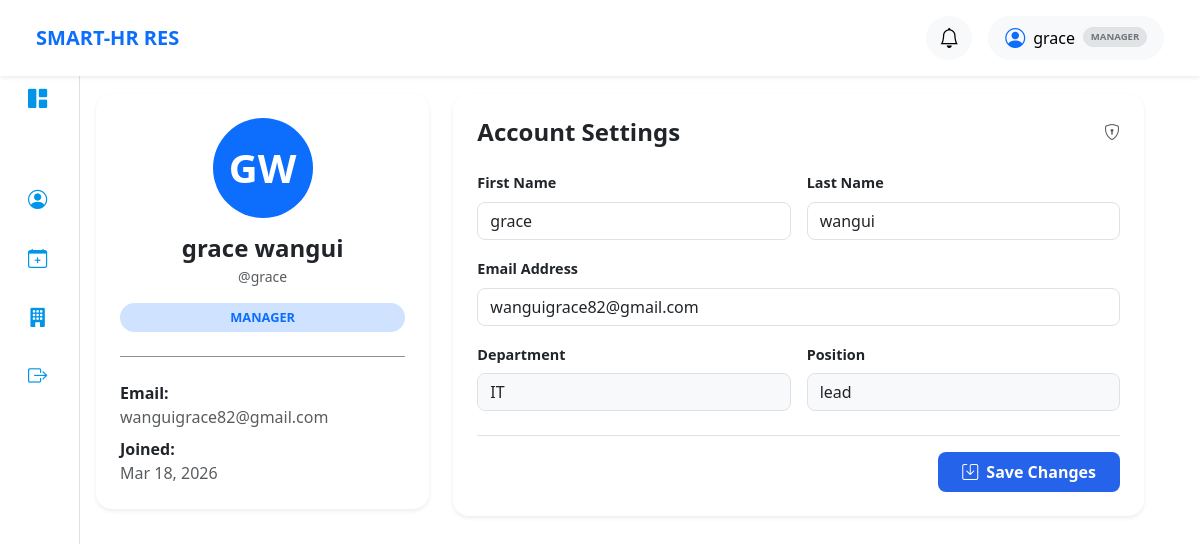
The app's page /profile/ (signed in) with its own data.
### core/models.py (models this page shows, shortened)
class CustomUser(AbstractUser):
    ROLE_CHOICES = (
        ('admin', 'HR / Admin'),
        ('manager', 'Department Manager'),
        ('employee', 'Employee'),
    )
    role = models.CharField(
        max_length=10,
        choices=ROLE_CHOICES,
        default='employee'
    )

class Employee(models.Model):
    user = models.OneToOneField(
        settings.AUTH_USER_MODEL,
        on_delete=models.CASCADE,
        related_name='employee'
    )
    department = models.ForeignKey(
        Department,
        on_delete=models.SET_NULL,
        null=True,
        blank=True,
        related_name='employees'
    )
    position = models.CharField(max_length=200)

class Department(models.Model):
    name = models.CharField(max_length=100)
    description = models.TextField(blank=True, null=True)
    code = models.CharField(max_length=10, blank=True, null=True)
    manager = models.ForeignKey(
        CustomUser,
        on_delete=models.SET_NULL,
        null=True,
        blank=True,
        limit_choices_to={'role': 'employee'},
        related_name='managed_departments'
    )
    location = models.CharField(max_length=50, blank=True, null=True)
    is_active = models.BooleanField(default=True)
    created_at = models.DateTimeField(auto_now_add=True)
    updated_at = models.DateTimeField(auto_now=True)

### core/views.py (the view)
# urls.py: path('profile/', views.profile_view, name='profile'),
def profile_view(request):
    user = request.user
    context = {
        'user': user,
    }
    return render(request, 'core/profile.html', context)

### core/templates/core/profile.html (shortened to what this page needs)
{% extends 'base.html' %}
{% load static %}
{% block content %}
<div class="profile-container p-4">
    <div class="row">
        <div class="col-md-4">
            <div class="card border-0 shadow-sm rounded-4 overflow-hidden text-center p-4 mb-4">
                <div class="profile-avatar-large mx-auto bg-primary text-white mb-3 d-flex align-items-center justify-content-center"
                     style="width: 100px; height: 100px; border-radius: 50%; font-size: 2.5rem; font-weight: 800;">
                    {{ user.first_name|slice:":1"|upper }}{{ user.last_name|slice:":1"|upper }}
                </div>
                <h4 class="fw-bold mb-1">{{ user.get_full_name|default:user.username }}</h4>
                <p class="text-muted small mb-3">@{{ user.username }}</p>
                <span class="badge bg-primary-subtle text-primary px-3 py-2 rounded-pill text-uppercase">
                    {{ user.role }}
                </span>
                <hr class="my-4 opacity-50">
                <div class="text-start">
                    <p class="mb-2"><strong>Email:</strong> <br><span class="text-muted">{{ user.email }}</span></p>
                    <p class="mb-0"><strong>Joined:</strong> <br><span class="text-muted">{{ user.date_joined|date:"M d, Y" }}</span></p>
                </div>
            </div>
        </div>
        <div class="col-md-8">
            <div class="card border-0 shadow-sm rounded-4 p-4">
                <div class="d-flex justify-content-between align-items-center mb-4">
                    <h4 class="fw-bold m-0">Account Settings</h4>
                    <i class="bi bi-shield-lock text-muted"></i>
                </div>
                <form method="POST" action="{% url 'update_user' %}">
                    <div class="row g-3">
                        <div class="col-md-6">
                            <label class="form-label small fw-bold">First Name</label>
                            <input type="text" name="first_name" class="form-control rounded-3" value="{{ user.first_name }}">
                        </div>
                        <div class="col-md-6">
                            <label class="form-label small fw-bold">Last Name</label>
                            <input type="text" name="last_name" class="form-control rounded-3" value="{{ user.last_name }}">
                        </div>
                        <div class="col-md-12">
                            <label class="form-label small fw-bold">Email Address</label>
                            <input type="email" name="email" class="form-control rounded-3" value="{{ user.email }}">
                        </div>
                        <div class="col-md-6">
                            <label class="form-label small fw-bold">Department</label>
                            <input type="text" class="form-control rounded-3 bg-light" value="{{ user.employee.department.name|default:'Unassigned' }}" readonly>
                        </div>
                        <div class="col-md-6">
                            <label class="form-label small fw-bold">Position</label>
                            <input type="text" class="form-control rounded-3 bg-light" value="{{ user.employee.position|default:'Staff' }}" readonly>
                        </div>
                    </div>
                    <div class="mt-4 pt-3 border-top d-flex justify-content-end">
                        <button type="submit" class="btn btn-primary px-4 py-2 rounded-3 fw-bold">
                            <i class="bi bi-save me-2"></i>Save Changes
                        </button>
                    </div>
                </form>
            </div>
        </div>
    </div>
</div>
{% endblock %}

### templates/navbar/admin_employee.html (shortened to what this page needs)
{% load static %}
<nav class="navbar navbar-expand-lg navbar-light bg-white shadow-sm px-4 py-3 fixed-top">
    <div class="container-fluid">
        <div class="d-flex align-items-center">
            <span class="navbar-brand fw-bold text-primary me-4">SMART-HR RES</span>
        </div>
        <div class="d-flex align-items-center gap-3 ms-auto">
            <div class="dropdown">
                <button class="btn btn-light rounded-circle position-relative" data-bs-toggle="dropdown">
                    <i class="bi bi-bell fs-5"></i>
                </button>
            </div>
            <div class="dropdown">
                <button class="btn btn-light rounded-pill px-3 d-flex align-items-center" data-bs-toggle="dropdown">
                    <i class="bi bi-person-circle me-2 fs-5 text-primary"></i>
                    <span class="fw-medium">{{ user.first_name }}</span>
                    <span class="badge bg-secondary-subtle text-secondary ms-2 text-uppercase small border" style="font-size: 0.6rem;">
                        {{ user.role }}
                    </span>
                </button>
            </div>
        </div>
    </div>
</nav>

### static/css/custom.css (style rules this page uses)
.card { border: none; border-radius: 12px; box-shadow: 0 4px 14px rgba(0,0,0,0.05); }
.form-label { font-weight: 500; font-size: 0.9rem; }
.form-control, .form-select { border-radius: 8px; }
.badge { font-size: 0.75rem; padding: 6px 10px; border-radius: 50px; }
.btn-primary { border-radius: 8px; font-weight: 500; }
.badge { font-size: 0.8rem; padding: 0.45em 0.7em; }
.btn-primary { background: #2563eb; color: white; padding: 10px 18px; border-radius: 6px; border: none; cursor: pointer; }
@media (min-width: 768px) { .col-md-4 { position: sticky; top: 20px; height: fit-content; } }

### records on screen
CustomUser: first_name "grace", role "MANAGER", first_name "G", last_name "W", get_full_name "grace wangui", username "grace", email "wanguigrace82@gmail.com", date_joined "Mar 18, 2026", last_name "wangui", employee.department.name "IT", employee.position "lead"
